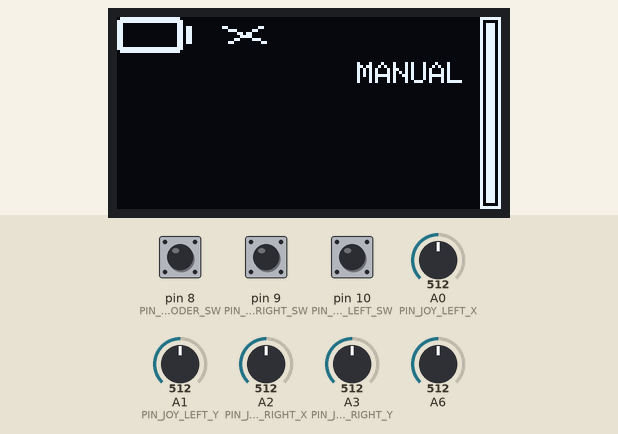
This sketch was run on a simulated Arduino Uno, built with avr-gcc and run on an emulated ATmega328P. On the bench: 128×64 one-colour display. Inputs (shaded band) come from the test bench; at power-on: A0 (PIN_JOY_LEFT_X) = 512, pin 8 (PIN_ENCODER_SW) HIGH, pin 9 (PIN_JOY_RIGHT_SW) HIGH, pin 10 (PIN_JOY_LEFT_SW) HIGH, A1 (PIN_JOY_LEFT_Y) = 512, A2 (PIN_JOY_RIGHT_X) = 512, A3 (PIN_JOY_RIGHT_Y) = 512, A6 = 512. What the sketch prints to the serial monitor is not drawn.

Above: at 3.2 s.
3.3 s: A0 (PIN_JOY_LEFT_X) set to 548
6.3 s: A0 (PIN_JOY_LEFT_X) set to 571
At 6.53 s:
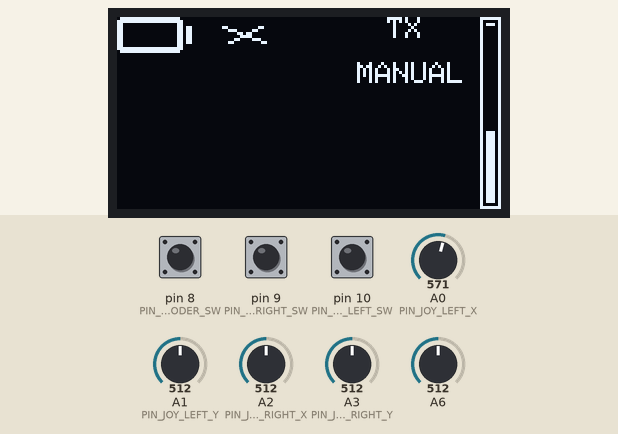
9.3 s: pin 8 (PIN_ENCODER_SW) driven LOW
At 10.5 s:
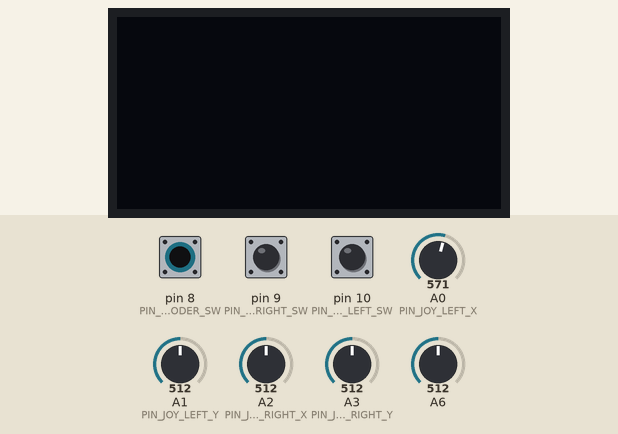
10.8 s: pin 8 (PIN_ENCODER_SW) pulsed HIGH 5 times (0.12 s each, 0.3 s apart)
At 12.05 s:
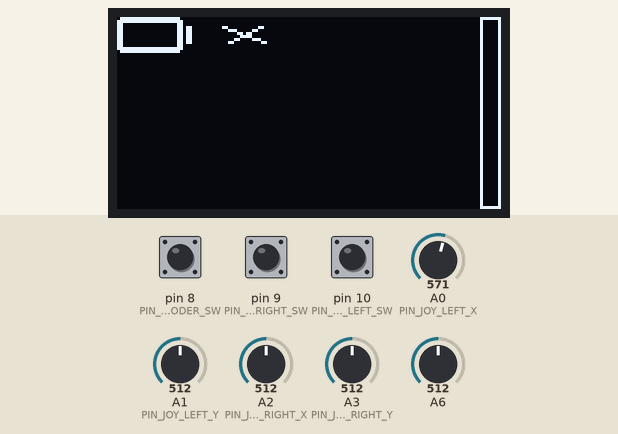
Timing chart, 0 to 13.8 s (numbered marks = the images above; inputs shaded):
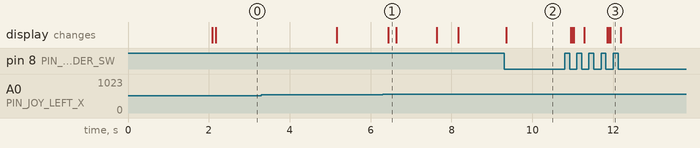

The sketch:

arco.ino
```cpp
/** \file arco.ino
 * Remote Robot control for ARBI-Arduino.
 *
 * This program runs in the ARCO hardware.
 * Miguel A. 17 May 2015
 */

/*! \mainpage A Brief Description.
\section my-intro Introduction
This is the complete documentation of the source code for the application running in the remote ARCO.
Radios:
XD_FST 433MHz
nRF24L01 868MHz

\image html http://maybar.github.io/arbi-arduino/images/IMG_20150304_210451_560x640.jpg
\htmlinclude about-MyProject.html

*/


#include <SPI.h>
#include <Mirf.h>
//#include <nRF24L01.h>
#include <MirfHardwareSpiDriver.h>

#include <Wire.h>
#include <Adafruit_GFX.h>
#include <Adafruit_SSD1306.h>
#include "icons.h"

#include <TimerOne.h>

Adafruit_SSD1306 display(-1);  //No tiene pin de reset

#define LED_PIN 13
#define PIN_JOY_LEFT_X   0  //Axe X of left Joystick connected to analog pin 0
#define PIN_JOY_LEFT_Y   1  //Axe Y of left Joystick connected to analog pin 1
#define PIN_JOY_LEFT_SW   10 // Sw of right Joystick connected to digital pin 10
#define PIN_JOY_RIGHT_X   2  //Axe X of right Joystick connected to analog pin 0
#define PIN_JOY_RIGHT_Y   3  //Axe Y of right Joystick connected to analog pin 1
#define PIN_JOY_RIGHT_SW   9 // Sw of right Joystick connected to digital pin 9
#define PIN_ENCODER_A   5  // A pin of the encoder connected to digital pin 5
#define PIN_ENCODER_B   4  // A pin of the encoder connected to digital pin 4
#define PIN_ENCODER_SW   8  // SW of the encoder connected to digital pin 8

#define CMD_NONE  0
#define CMD_STOP  1
#define CMD_FW    2
#define CMD_BW    3
#define CMD_FW_LEFT     4
#define CMD_FW_RIGHT    5
#define CMD_BW_LEFT     6
#define CMD_BW_RIGHT    7
#define CMD_DECREASE    8
#define CMD_INCREASE    9
#define CMD_ROT_LEFT    10
#define CMD_ROT_RIGHT    11

#define MODO_MANUAL  0
#define MODO_AUTO  1


struct SJoystick
{
   int i_x;
   int i_y;
   bool b_sw;
};


#if (SSD1306_LCDHEIGHT != 64)
#error("Height incorrect, please fix Adafruit_SSD1306.h!");
#endif

#define RADIO_DATA_LEN 4
byte radio_tx_buffer[RADIO_DATA_LEN];
byte radio_rx_buffer[RADIO_DATA_LEN];

int local_power = NO_DATA;
int remote_power = NO_DATA;
int paint_tx = 0;
//int paint_rx = 0;
int timeout_rx = 0;     //contador de fallos de recepcion
int time_batery_check=300;
byte command = CMD_NONE;
bool b_tx_flag = false;
int remote_speed =0;
int modo = MODO_MANUAL;
int remote_arp = 0;

/** \fn void setup
	It initializes the variables and configures the hardware
*/
void setup()
{
  pinMode(PIN_JOY_LEFT_SW, INPUT);
  pinMode(PIN_JOY_RIGHT_SW, INPUT);
  digitalWrite(PIN_JOY_LEFT_SW, HIGH); //turn pullup resistor on
  digitalWrite(PIN_JOY_RIGHT_SW, HIGH); //turn pullup resistor on
  pinMode(PIN_ENCODER_A, INPUT);
  pinMode(PIN_ENCODER_B, INPUT);
  pinMode(PIN_ENCODER_SW, INPUT);
  digitalWrite(PIN_ENCODER_A, HIGH); //turn pullup resistor on
  digitalWrite(PIN_ENCODER_B, HIGH); //turn pullup resistor on
  digitalWrite(PIN_ENCODER_SW, HIGH); //turn pullup resistor on

  //Display -----------------------------------------------------
  display.begin();
  display.clearDisplay();

  display.setTextSize(2);
  display.setTextColor(WHITE);
  display.setCursor(40,10);
  display.println("ARCO");
  display.println("  Arduino");
  display.display();
  delay(2000);
    //Valores por defecto
  ShowDefaultWindow();
  //---------------------------------------------------------------

  Serial.begin(9600);
  Serial.println("ARCO-Arduino");

   // * Setup pins / SPI.
  Mirf.cePin = 6;
  Mirf.csnPin = 7;
  Mirf.spi = &MirfHardwareSpi;
  Mirf.init();

  Mirf.setRADDR((byte *)"arco");   // Configure receiving address.
  Mirf.payload = RADIO_DATA_LEN;   // Set the payload length

   //* Write channel and payload config then power up receiver.
  Mirf.channel = 10;
  Mirf.config();


  Timer1.initialize(500000); // set a timer of length 200 msecond
  Timer1.attachInterrupt( timerIsr ); // attach the service routine here
}

void ShowDefaultWindow()
{
  local_power = NO_DATA;
  remote_power = NO_DATA;
  paint_tx = 0;
  timeout_rx = 0;
  remote_speed =0;
  modo = MODO_MANUAL;
  remote_arp = 0;
  time_batery_check=300;
  display.clearDisplay();
  display.drawBitmap(0, 0, &logo_bat[NO_DATA], ICON_WIDTH, ICON_HEIGHT, WHITE);
  display.drawBitmap(ICON_WIDTH+5, 0, &logo_bat[NO_DATA], ICON_WIDTH, ICON_HEIGHT, WHITE);
  display.display();
  display.setTextSize(1);
  display.drawRect(121, 0, 7, 64, WHITE);
}

/// --------------------------
/// Custom ISR Timer Routine
/// --------------------------
void timerIsr()
{
   if (timeout_rx < 13) timeout_rx++;
   time_batery_check++;
   //if (paint_rx>0) paint_rx--;
   if (paint_tx>0) paint_tx--;

}

void loop()
{
   static bool flagMove = false;
   static byte old_command = CMD_NONE;
   struct SJoystick s_joystick_left;
   struct SJoystick s_joystick_right;
   static int right_cmd=0;
   static bool set_speed=false;
   processJoystick(s_joystick_left, s_joystick_right);

   if (s_joystick_left.i_y > 0)
   {
      command = CMD_FW;
      if (s_joystick_left.i_x > 0) command = CMD_FW_RIGHT;
      else if (s_joystick_left.i_x < 0) command = CMD_FW_LEFT;
   }
   else if (s_joystick_left.i_y < 0) {
      command = CMD_BW;
      if (s_joystick_left.i_x > 0) command = CMD_BW_RIGHT;
      else if (s_joystick_left.i_x < 0) command = CMD_BW_LEFT;
   }
   else {
      if (s_joystick_left.i_x > 0) command = CMD_ROT_RIGHT;
      else if (s_joystick_left.i_x < 0) command = CMD_ROT_LEFT;
      else {
         if (flagMove==true) {
            command = CMD_STOP;
            flagMove = false;
            }
         }
   }
   //Joystick derecho
   if (s_joystick_right.i_y > 0){
      if(right_cmd ==0){
       right_cmd=1;
       command = CMD_INCREASE;
       b_tx_flag = true;
       }
   }
   else if (s_joystick_right.i_y < 0){
      if(right_cmd ==0){
       right_cmd=1;
       command = CMD_DECREASE;
       b_tx_flag = true;
       }
    }
   else {
      if(right_cmd ==1){
         command = CMD_NONE;
         right_cmd=0;
         b_tx_flag = true;
      }
   }

   if ((command == CMD_FW) || (command == CMD_BW) || (command == CMD_FW_LEFT) ||(command == CMD_FW_RIGHT) ||
   (command == CMD_BW_LEFT) ||(command == CMD_BW_RIGHT) ||(command == CMD_ROT_LEFT) ||(command == CMD_ROT_RIGHT))
      flagMove =true;

   if (readSwEncoder() == true){
      processConfig();
   }

   if (old_command != command){
      /*if(command != CMD_NONE) */b_tx_flag = true;
      old_command = command;
   }
   processRadio();
   batteryCheck(local_power);
   processDisplay();

    //delay(500);
}

void processConfig()
{
   //Timer1.stop();
   Serial.println("init processConfig");
   display.clearDisplay();
   display.display();
   delay(250);
   while(readSwEncoder()== false)
   {
   }
   Serial.println("close processConfig");
   ShowDefaultWindow();
   processDisplay();
   //Timer1.start();
}

void processRadio(void)
{
#define RADIO_RX  0
#define RADIO_TX  1
#define RADIO_WAIT 2

   static int i_sm_radio=RADIO_RX;    //rx
   static int checksum=0;

   switch(i_sm_radio)
   {
      case RADIO_RX:  //rx
      {
         if (Mirf.dataReady())
         {
            //Serial.println("RX");
            Mirf.getData((byte *) &radio_rx_buffer[0]);
            checksum= radio_rx_buffer[0];
            remote_power = radio_rx_buffer[1];
            remote_speed = radio_rx_buffer[2];
            remote_arp   = radio_rx_buffer[3];
            timeout_rx=0;
            //paint_rx = 1;  //1x200ms
            if((checksum != (modo+command)) && (remote_arp==0)) b_tx_flag = true;
            //Serial.println(remote_power);
         }

         if (timeout_rx > 10)  {
            remote_power=NO_DATA;   //100*200ms =2 segundos
            remote_speed = 255;
         }
         if (b_tx_flag == true) i_sm_radio = RADIO_TX;
         break;
      }
      case RADIO_TX:  //tx
      {
         if(timeout_rx==13) break;
         Mirf.setTADDR((byte *)"arbi1");
         radio_tx_buffer[0] = modo;
         radio_tx_buffer[1] = command;
         Mirf.send((byte *)&radio_tx_buffer[0]);
         i_sm_radio = RADIO_WAIT;   //wait to send
         paint_tx = 1;  //pinta el icono 1x200ms
         b_tx_flag = false;   //comando ejecutado

          Serial.print("TX:");
          Serial.println(command);
         break;
      }
      case RADIO_WAIT:  //wait to send
      {
         if (!Mirf.isSending())
         {
            i_sm_radio = RADIO_RX;
         }
         break;
      }
      default:
      {
         break;
      }
   }

}

void processJoystick(struct SJoystick &rs_joystick_left,
   struct SJoystick &rs_joystick_right)
{
   int ivrx = 0;                  // variable to read the value from the analog pin
   int ivry = 0;                  // variable to read the value from the analog pin
   int i_current_sw;
   static volatile int i_lastSW_left = 1;
   static volatile int i_lastSW_right = 1;
   // reads the value of the variable resistor
   delay(10);
   ivrx = analogRead(PIN_JOY_LEFT_X);
   delay(10);
   ivry = analogRead(PIN_JOY_LEFT_Y);

   rs_joystick_left.i_x = treatValue(ivrx);
   rs_joystick_left.i_y = -1*treatValue(ivry);
   rs_joystick_left.b_sw = false;
   i_current_sw = digitalRead(PIN_JOY_LEFT_SW);
   if (i_current_sw == 0)
   {
      if(i_lastSW_left==1) rs_joystick_left.b_sw = true;
   }
   i_lastSW_left = i_current_sw ;

   delay(10);
   ivrx = analogRead(PIN_JOY_RIGHT_X);
   delay(10);
   ivry = analogRead(PIN_JOY_RIGHT_Y);
   rs_joystick_right.i_x = -1*treatValue(ivrx);
   rs_joystick_right.i_y = treatValue(ivry);
   rs_joystick_right.b_sw = false;
   i_current_sw = digitalRead(PIN_JOY_RIGHT_SW);
   if (i_current_sw == 0)
   {
      if(i_lastSW_right==1) rs_joystick_right.b_sw = true;
   }
   i_lastSW_right = i_current_sw ;
}


int treatValue(int data) {
  return (data * 11 / 1024) - 5;
}

/** \fn void readEncoder
// function to read the encoder
*/
int readEncoder(void)
 {

   static volatile int lastEncoded = 0;
   static volatile long encoderValue = 0;
   static long lastencoderValue = 0;

   int MSB = digitalRead(PIN_ENCODER_A); //MSB = most significant bit
   int LSB = digitalRead(PIN_ENCODER_B); //LSB = least significant bit

   int encoded = (MSB << 1) |LSB; //converting the 2 pin value to single number
   int sum  = (lastEncoded << 2) | encoded; //adding it to the previous encoded value

   if(sum == 0b1101 || sum == 0b0100 || sum == 0b0010 || sum == 0b1011) encoderValue ++;
   if(sum == 0b1110 || sum == 0b0111 || sum == 0b0001 || sum == 0b1000) encoderValue --;

   lastEncoded = encoded; //store this value for next time

   int i_state = 0;
   if (encoderValue > lastencoderValue) i_state = 1;
   if (encoderValue < lastencoderValue) i_state = -1;

   lastencoderValue = encoderValue;
   return i_state;
 }

 bool readSwEncoder()
 {
   static volatile int i_lastSW = 1;
   bool b_sw = false;
   int i_current_sw =digitalRead(PIN_ENCODER_SW);
   if (i_current_sw == 0)
   {
      if(i_lastSW==1) b_sw = true;
   }
   i_lastSW = i_current_sw;
   return b_sw;
 }

 void processDisplay()
 {
static int old_local_power = NO_DATA;
static int old_remote_power = NO_DATA;
static int old_paint_tx = 0;
static int old_timeout_rx = 255;
static int old_remote_speed =0;
static int old_modo =255;
static int old_remote_arp =0;

   if(old_local_power != local_power){
       //Dibujar el indicador de bateria
       display.fillRect(0, 0, ICON_WIDTH, ICON_HEIGHT, BLACK);
       display.drawBitmap(0, 0, &logo_bat[local_power*48], ICON_WIDTH, ICON_HEIGHT, WHITE);
       old_local_power = local_power;
    }
    if (old_remote_power != remote_power){
       display.fillRect(30, 0, ICON_WIDTH, ICON_HEIGHT, BLACK);
       display.drawBitmap(30, 0, &logo_bat[remote_power*48], ICON_WIDTH, ICON_HEIGHT, WHITE);
       old_remote_power = remote_power;
    }
    if (old_paint_tx != paint_tx) {
       if (paint_tx==0) display.fillRect(90, 0, ICON_WIDTH, ICON_HEIGHT, BLACK);
       else if (old_paint_tx==0){
          display.setCursor(90,0);
          display.setTextSize(1);
          display.println("TX");
       }

       old_paint_tx = paint_tx;
    }
    // Barra de error
    if (old_timeout_rx != timeout_rx){
       Serial.println(timeout_rx);
       if(timeout_rx%6==0){

         display.fillRect(123, 3, 3, 60, BLACK);
         int pos_y= 6*timeout_rx;
         int len_y= 60-pos_y;
         display.fillRect(123, pos_y+2, 3, len_y, WHITE);
         old_timeout_rx = timeout_rx;
         Serial.println(timeout_rx);
      }
    }
    // Dibuja el mode
    if (old_modo != modo){
       display.setTextSize(1);
       display.fillRect(80, 15, 30, 10, BLACK);
       display.setCursor(80,15);
       if(modo==MODO_MANUAL) display.println("MANUAL");
       else if(modo==MODO_AUTO) display.println("AUTO");
       old_modo = modo;
    }
    // Dibuja la velocidad
    if (old_remote_speed != remote_speed){
       display.fillRect(30, 25, 60, 21, BLACK);
       display.setTextSize(3);
       display.setCursor(30,25);
       if(remote_speed==255)display.println("---");
       else display.println(remote_speed);
       old_remote_speed = remote_speed;
    }
    //Dibuja ARP
    if (old_remote_arp != remote_arp){
       display.fillRect(30, 55, 30, 9, BLACK);
       display.setTextSize(1);
       display.setCursor(30,55);
       if(remote_arp==1) display.println("ARP");
       old_remote_arp = remote_arp;
    }

    display.display();
 }

/** \fn void blinkNumber
// function to indicate numbers by flashing the built-in LED
*/
/*void blinkNumber( byte number) {
   pinMode(LED_PIN, OUTPUT); // enable the LED pin for output
   while(number--) {
     digitalWrite(LED_PIN, HIGH); delay(100);
     digitalWrite(LED_PIN, LOW);  delay(400);
   }
}*/
```

Battery.ino
```cpp
// code to monitor 9V battery voltage

/******************************************************************
 * LED starts flashing when volage drops below warning level
 * mark space ratio increses from 10% to 50% as voltage decreses from warning to critical
 * robot shuts down when battery below critical and led flashes SOS
 *
 * LED mark space ratio changes from 10% to 90% as voltage increases to full
 *****************************************************************/

//const int battery100   =  9000; // threshold for full battery 4 lines
const int battery75 =  8500; // threshold for battery is 3 lines
const int battery50 =  8000; // threshold for battery is 2 lines
const int battery25 =  7500; // threshold for battery is 1 lines
const int battery0=  7000; // threshold to shut down ARCO
const int batteryUSB=  4000; // threshold for Battery powered by USB

#define PIN_BATTERY_MONITOR 6    // analog pin to monitor

// indicates battery status using the given LED
void  batteryCheck(int &ri_power_level)
{
   if (time_batery_check < 120) return;//120*500ms = 1min
   time_batery_check = 0;

  int mv = batteryMv(PIN_BATTERY_MONITOR); // get battery level in millivolts
  //Serial.print("mv="); Serial.print(mv);

   if(mv < batteryUSB){ /*Serial.println(" USB Power");*/ri_power_level=POWER_USB;}
   else if(mv < battery0)
   {
      //Serial.println(" BAT 0%");
      ri_power_level=POWER_0;

    }
    else if (mv < battery25)
    {
      //show display
      //Serial.println(" BAT 25%");
      ri_power_level=POWER_25;
    }
    else if (mv < battery50)
    {
      //show display
      //Serial.println(" BAT 50%");
      ri_power_level=POWER_50;
    }
    else if (mv < battery75)
    {
      //show display
      //Serial.println(" BAT 75%");
      ri_power_level=POWER_75;
    }
    else{
      //Serial.println(" BAT 100%");
      ri_power_level=POWER_100;
    }
}

// return the voltge on the given pin in millivolts
// see text for voltage divider resistor values
int  batteryMv(int pin )
{
#if defined(__AVR_ATmega32U4__) // is this a Leonardo board?
  const long INTERNAL_REFERENCE_MV = 2560; // leo reference is 2.56 volts
#else
  const long INTERNAL_REFERENCE_MV = 1100; // ATmega328 is 1.1 volts
#endif
  const float R1 = 10.0;  // voltage divider resistors values, see text
  const float R2 = 1.0;
  const float DIVISOR = R2/(R1+R2);

  analogReference(INTERNAL);      // set reference to internal (1.1V)
  analogRead(pin);  // allow the ADC to settle
  delay(10);

  int value = 0;
  for(int i=0; i < 3; i++) {
    value = value + analogRead(pin);
  }
  value  = value / 3; // get the average of 3 readings
  int mv = map(value, 0,1023, 0, INTERNAL_REFERENCE_MV / DIVISOR );

  analogReference(DEFAULT); // set the reference back to default (Vcc)
  analogRead(pin); // just to let the ADC settle ready for next reading
  delay(10); // allow reference to stabalise

  return mv;
}
```

Source omitted: icons.h (1949 bytes)

Measured:
- the behaviour switches between 558 and 559 on A0 (PIN_JOY_LEFT_X) (found by bisection; images 0 and 1)
- after the input at 6.3 s, the display: changes after 0.13 s (image 1)
- after the input at 9.3 s, the display: changes after 0.06 s (image 2)
- after the input at 10.8 s, the display: first changes after 0.15 s (image 3 shows a later state)
